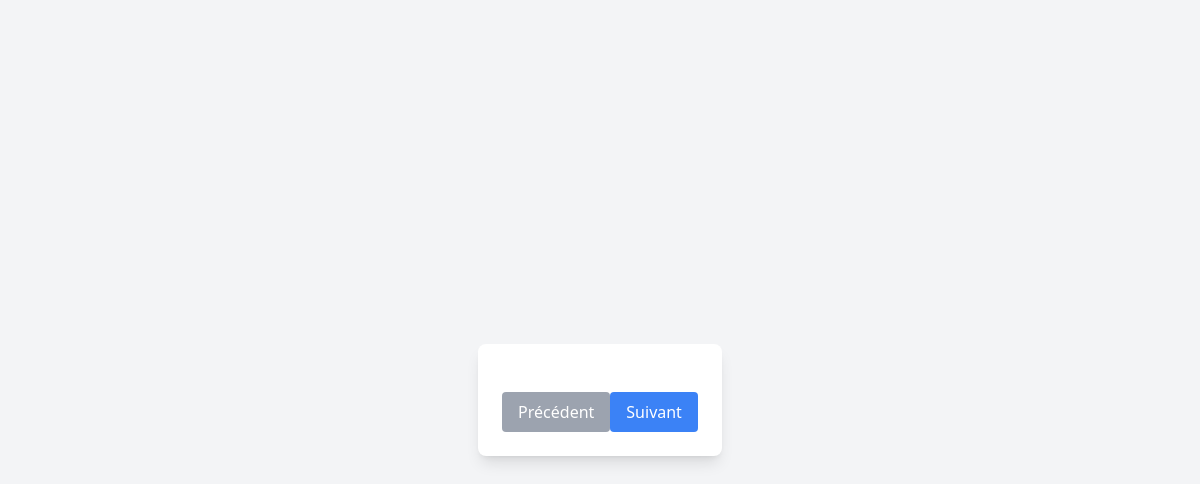
Page /home/questionnaires/2/questions/ on the earlier database version.
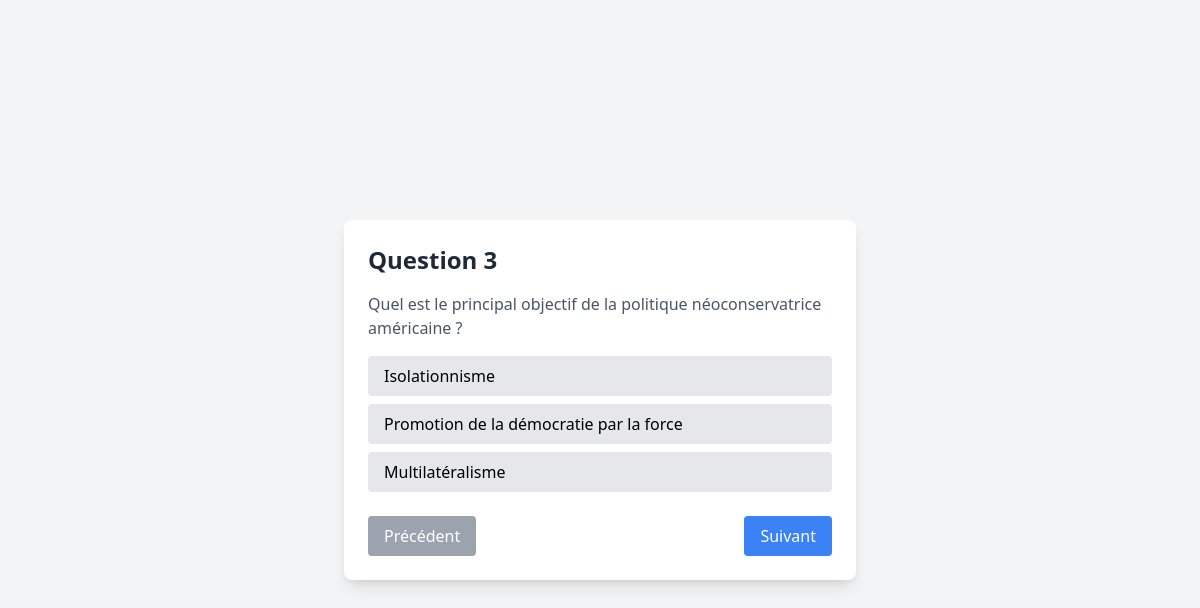
Same page on the later database version.
### quiz/models.py (models this page shows, shortened)
class Question(models.Model):
    id_question = models.AutoField(primary_key=True)
    texte = models.TextField()
    questionnaire = models.ForeignKey(
        Questionnaire, on_delete=models.CASCADE, related_name="questions"
    )

class Choix(models.Model):
    id_choix = models.AutoField(primary_key=True)
    texte = models.CharField(max_length=255)
    est_correct = models.BooleanField(default=False)
    question = models.ForeignKey(
        Question, on_delete=models.CASCADE, related_name="choix"
    )

### quiz/views.py (the view)
# urls.py: path("questionnaires/<int:questionnaire_id>/questions/", views.questions_by_questionnaire, name="questions_by_questionnaire"),
def questions_by_questionnaire(request, questionnaire_id):
    questionnaire = get_object_or_404(Questionnaire, id_questionnaire=questionnaire_id)
    questions = questionnaire.questions.prefetch_related('choix').all()
    return render(request, "questions/questions.html", {
        "questionnaire": questionnaire,
        "questions": questions,
    })

### quiz/templates/questions/questions.html (shortened to what this page needs)
<!DOCTYPE html>
<html lang="fr">
<head>
  <script src="https://cdn.tailwindcss.com"></script>
</head>
<body class="bg-gray-100 min-h-screen flex flex-col justify-center items-center">
  <div class="max-w-lg bg-white shadow-lg rounded-lg p-6 relative">
    {% for question in questions %}
      <div class="question" id="question-{{ forloop.counter }}" style="display: {% if forloop.first %}block{% else %}none{% endif %};">
        <h1 class="text-2xl font-bold text-gray-800 mb-4">Question {{ question.id_question }}</h1>
        <p class="text-gray-600 mb-4" id="question">{{ question.texte }}</p>
        <ul class="space-y-2">
          {% for choix in question.choix.all %}
            <li>
              <button
                class="block w-full bg-gray-200 hover:bg-gray-300 text-left px-4 py-2 rounded"
                onclick="checkAnswer(this, {{ choix.est_correct|yesno:'true,false' }}, {{ forloop.parentloop.counter }})">
                {{ choix.texte }}
              </button>
            </li>
          {% endfor %}
        </ul>
      </div>
    {% endfor %}
    <div class="navigation flex justify-between mt-6">
      <button id="prev" onclick="prevQuestion()" disabled class="bg-gray-400 text-white py-2 px-4 rounded hover:bg-gray-500">
        Précédent
      </button>
      <button id="next" onclick="nextQuestion()" class="bg-blue-500 text-white py-2 px-4 rounded hover:bg-blue-600">
        Suivant
      </button>
    </div>
  </div>
</body>
</html>

Differences in the rows shown:
added Question: id_question "3", texte "Quel est le principal objectif de la politique néoconservatrice américaine ?"
added Choix: texte "Isolationnisme"
added Choix: texte "Promotion de la démocratie par la force"
added Choix: texte "Multilatéralisme"
